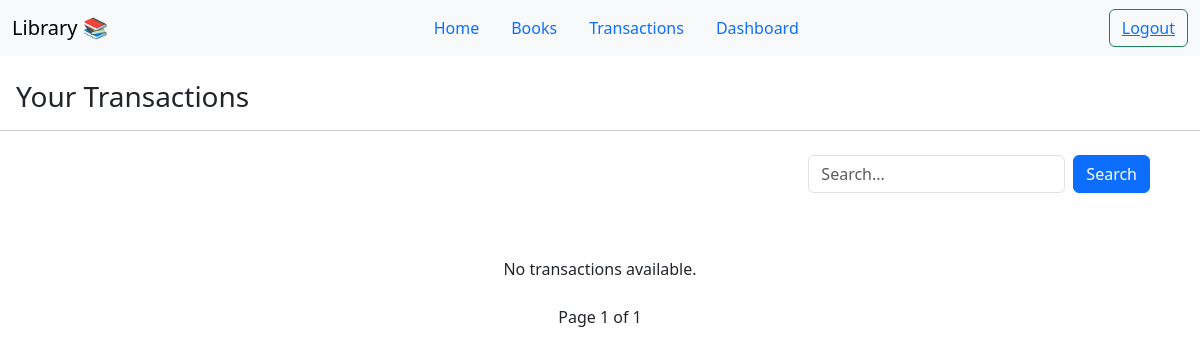
Before: /transactions/ (signed in) with the older database file.
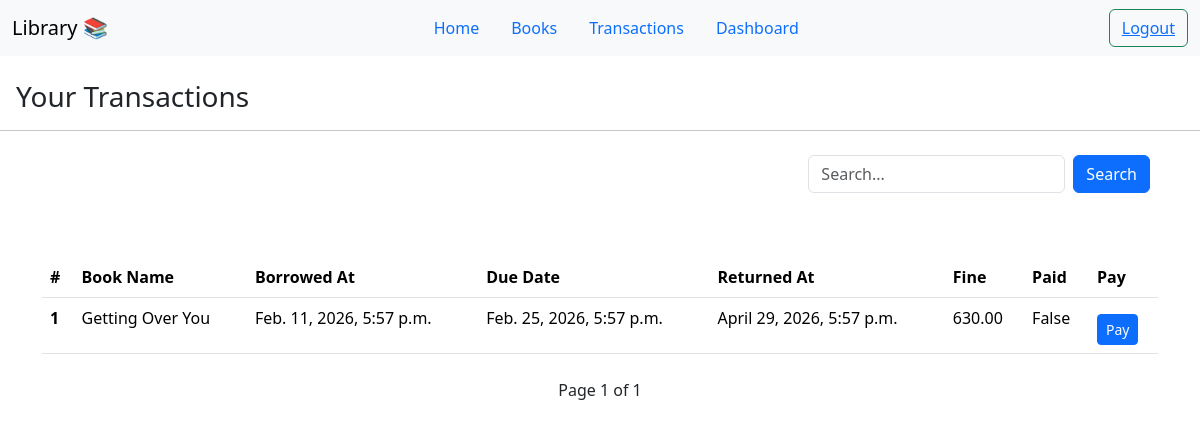
After: the same page with the newer database file.
### transaction/models.py (models this page shows, shortened)
class Transaction(models.Model):
    member = models.ForeignKey('member.Member', on_delete=models.CASCADE)
    book = models.ForeignKey('books.Book', on_delete=models.CASCADE)
    borrowed_at = models.DateTimeField(auto_now_add=True)
    due_date = models.DateTimeField(default=get_default_due_date)
    returned_at = models.DateTimeField(null=True, blank=True)
    fine_amount = models.DecimalField(max_digits=6, decimal_places=2, default=Decimal("0.00"))
    fine_paid = models.BooleanField(default=False)
    class Meta:
        ordering = ("-id",)
        indexes = [
            models.Index(fields=["-id"]),
        ]

### books/models.py (models this page shows, shortened)
class Book(models.Model):
    title = models.CharField(max_length=100)
    author = models.ForeignKey(Author,on_delete=models.CASCADE)
    published_date = models.DateField()
    isbn = models.CharField(max_length=20)
    available_copies = models.IntegerField(default=1)
    image = models.ImageField(upload_to='book_images/',null=True,blank=True)
    class Meta:
        ordering = ("-id",)  # newest first; or use ("-id",) if no created_at
        indexes = [
            models.Index(fields=["-id"]),  # makes ORDER BY fast
        ]

### transaction/views.py (the view, shortened to what this page needs)
# urls.py: path('transactions/',TransactionView.as_view(),name='transactions'),
class TransactionView(LoginRequiredMixin, View):
    login_url = 'login'
    def get(self, request):
        member = request.user.member
        transactions = Transaction.objects.filter(
            member=member
        ).select_related('book')
        paginator = Paginator(transactions, 10)
        page_number = request.GET.get('page')
        transactions = paginator.get_page(page_number)
        return render(request, 'transaction.html', {
            "transactions": transactions
        })

### transaction/templates/transaction.html (shortened to what this page needs)
{% extends 'base.html' %}
{% block content %}
<h3 class="mt-4 mx-3">Your Transactions</h3>
<hr>
<div class="container mt-4 d-flex justify-content-end">
    <form method="post" class="d-flex mb-4">
        <input type="text" class="form-control mb-3" name="search" placeholder="Search...">
        <button type="submit" class="btn btn-primary mb-3 mx-2">Search</button>
    </form>
</div>
<div class="container mt-4">
    {%if transactions%}
    <table class="table table-hover">
        <thead>
            <tr>
                <th scope="col">#</th>
                <th scope="col">Book Name</th>
                <th scope="col">Borrowed At</th>
                <th scope="col">Due Date</th>
                <th scope="col">Returned At</th>
                <th scope="col">Fine</th>
                <th scope="col">Paid</th>
                <th scope="col">Pay</th>
            </tr>
        </thead>
        <tbody>
            {%for trans in transactions%}
            <tr>
                <th scope="row">{{forloop.counter}}</th>
                <td>{{trans.book.title}}</td>
                <td>{{trans.borrowed_at}}</td>
                <td>{{trans.due_date}}</td>
                <td>{{trans.returned_at}}</td>
                <td>{{trans.fine_amount}}</td>
                <td>{{trans.fine_paid}}</td>
                {% if trans.fine_amount > 0 %}
                {% if not trans.fine_paid %}
                <td>
                    <a href="{% url 'pay' trans.id %}" class="btn btn-sm btn-primary mt-2">
                        Pay
                    </a>
                </td>
                {% else %}
                <td>Paid</td>
                {% endif %}
                {% else %}
                <td>-</td>
                {% endif %}
            </tr>
            {%endfor%}
        </tbody>
    </table>
    {%else%}
    <p class="text-center">No transactions available.</p>
    {%endif%}
</div>
<div class="d-flex justify-content-center mt-4">
    <span class="mx-2">Page {{ transactions.number }} of {{ transactions.paginator.num_pages }}</span>
</div>
{%endblock%}

Changed rows visible on the page:
added Transaction: shows "Pay"
Other visible differences:
text no longer shown: "No transactions available."
text now shown: "# Book Name Borrowed At Due Date Returned At Fine Paid Pay"
